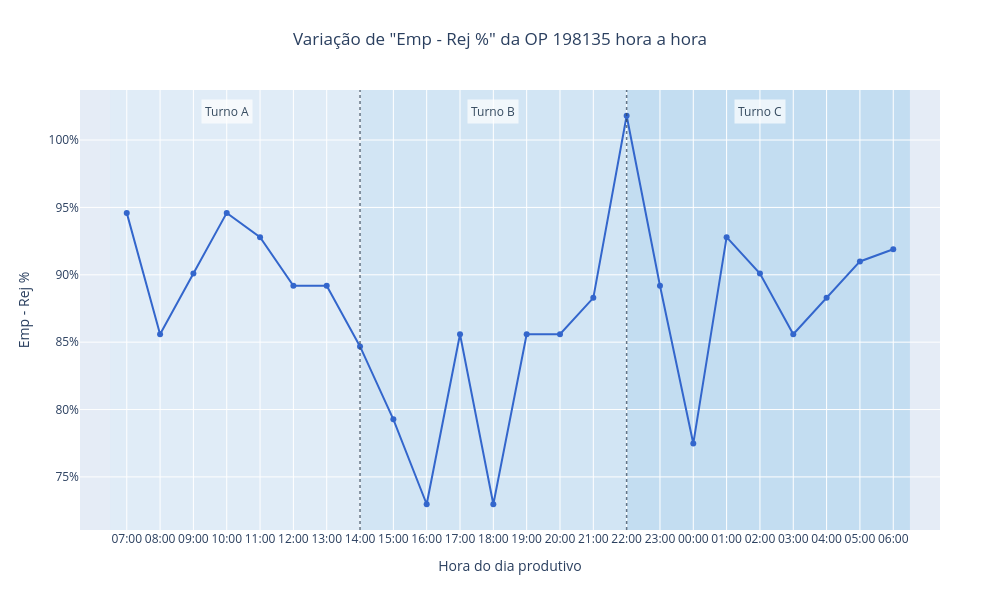
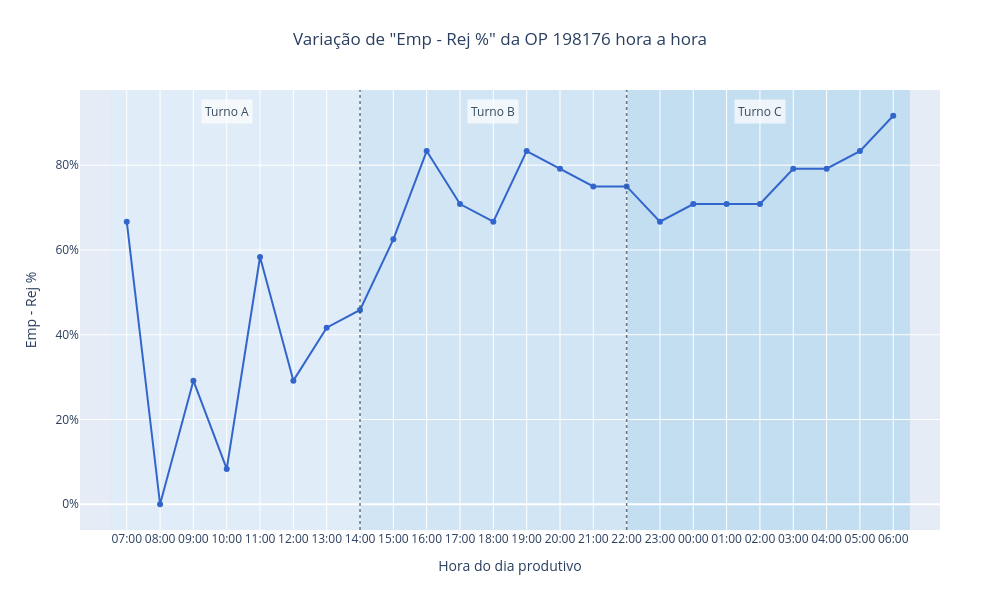
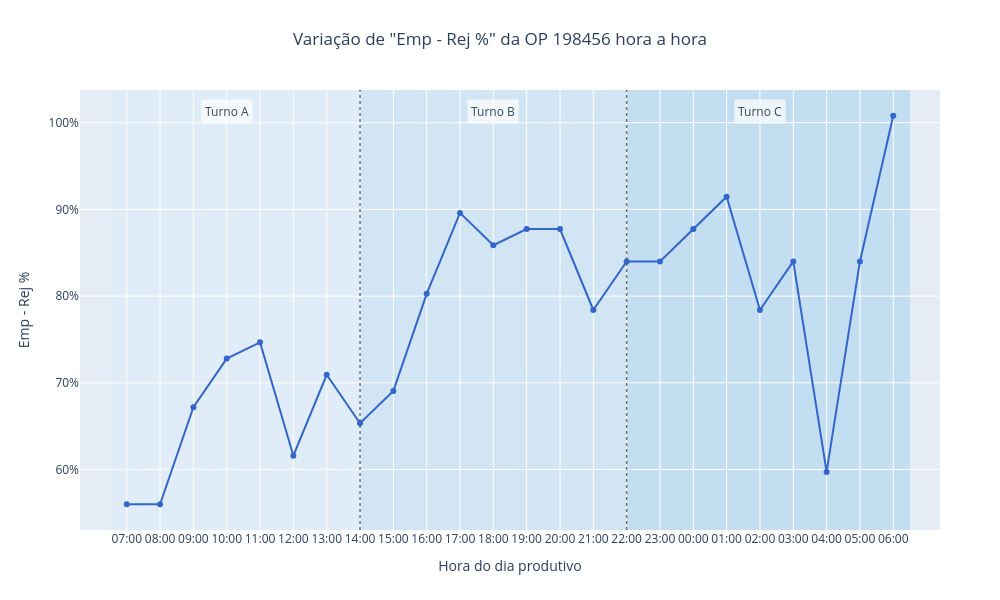
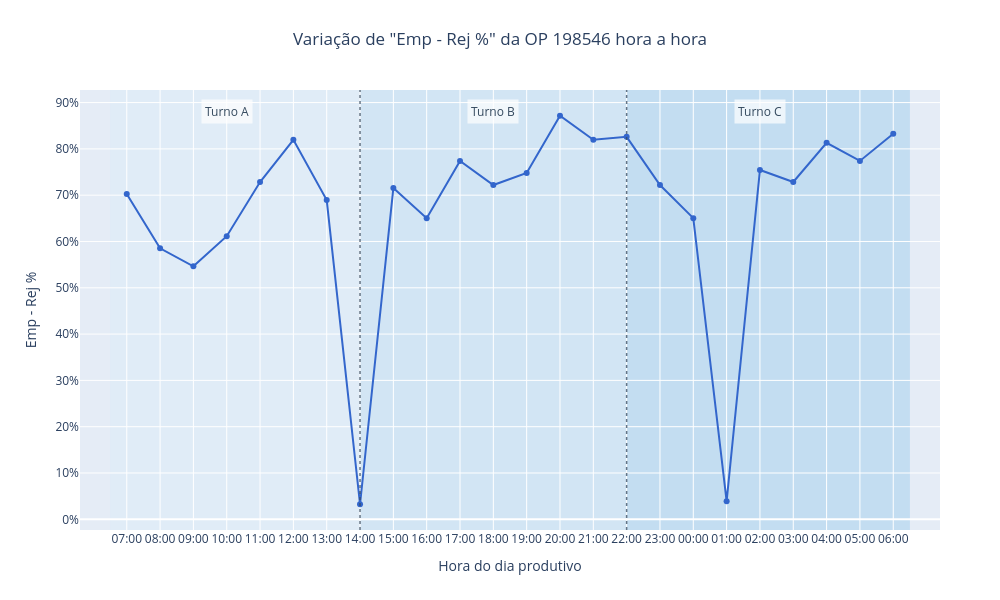

The notebook cell saved with these charts, in order:
### Code cell
# Ordena uma única vez, sem modificar o df original
df_analise = df.sort_values(
    "Data_Hora_Ordem_Producao"
)

# Turno, início, fim, posição do rótulo e cor
faixas_turnos = [
    ("Turno A", -0.5, 7, "10:00", "#D6EAF8"),
    ("Turno B", 7, 15, "18:00", "#AED6F1"),
    ("Turno C", 15, 23.5, "02:00", "#85C1E9"),
]

# Cria um gráfico para cada OP
for op_vertech, dados_op in df_analise.groupby("OP Vertech"):
    fig = px.line(
        dados_op,
        x="Hora_Producao",
        y="Emp - Rej %",
        markers=True,
        color_discrete_sequence=["#3366CC"],
        category_orders={
            "Hora_Producao": ORDEM_HORAS_PRODUCAO
        },
        title=(
            f'Variação de "Emp - Rej %" da '
            f"OP {op_vertech} hora a hora"
        ),
        labels={
            "Hora_Producao": "Hora do dia produtivo"
        },
        hover_data=[
            "OP Vertech",
            "Qtd Empacotado",
            "Rejeição %",
            "Qtd Rejeicao",
            "Objetivo %",
            "Qtd Objetivo",
        ],
    )

    # Adiciona as faixas e os rótulos dos turnos
    for turno, inicio, fim, hora_rotulo, cor in faixas_turnos:
        fig.add_vrect(
            x0=inicio,
            x1=fim,
            fillcolor=cor,
            opacity=0.35,
            line_width=0,
            layer="below",
        )

        fig.add_annotation(
            x=hora_rotulo,
            y=0.98,
            xref="x",
            yref="paper",
            text=turno,
            showarrow=False,
            font={
                "size": 12,
                "color": "#34495E",
            },
            bgcolor="rgba(255, 255, 255, 0.70)",
            borderpad=3,
        )

    # Linhas pontilhadas às 14h e às 22h
    for limite in (7, 15):
        fig.add_shape(
            type="line",
            x0=limite,
            x1=limite,
            y0=0,
            y1=1,
            xref="x",
            yref="paper",
            line={
                "color": "rgba(52, 73, 94, 0.75)",
                "width": 1.5,
                "dash": "dot",
            },
            layer="above",
        )

    fig.update_yaxes(
        tickformat=".0%"
    )

    fig.update_layout(
        title_x=0.5,
        height=600,
        width=1000,
        showlegend=False,
        margin={
            "l": 80,
            "r": 60,
            "t": 90,
            "b": 70,
        },
    )

    fig.show()

### Figure 1 — Plotly figure (JSON) as saved in the notebook; plotly's stock layout.template omitted (floating-point values rounded to 4 significant figures; data arrays with more than 128 entries replaced by an {"elided": "..."} marker saying what was removed)
{"data": [{"customdata": {"elided": "24x6 mixed values"}, "hovertemplate": "Hora do dia produtivo=%{x}<br>Emp - Rej %=%{y}<br>OP Vertech=%{customdata[0]}<br>Qtd Empacotado=%{customdata[1]}<br>Rejeição %=%{customdata[2]}<br>Qtd Rejeicao=%{customdata[3]}<br>Objetivo %=%{customdata[4]}<br>Qtd Objetivo=%{customdata[5]}<extra></extra>", "legendgroup": "", "line": {"color": "#3366CC", "dash": "solid"}, "marker": {"symbol": "circle"}, "mode": "lines+markers", "name": "", "orientation": "v", "showlegend": false, "type": "scatter", "x": ["07:00", "08:00", "09:00", "10:00", "11:00", "12:00", "13:00", "14:00", "15:00", "16:00", "17:00", "18:00", "19:00", "20:00", "21:00", "22:00", "23:00", "00:00", "01:00", "02:00", "03:00", "04:00", "05:00", "06:00"], "xaxis": "x", "y": [0.9459, 0.8559, 0.9009, 0.9459, 0.9279, 0.8919, 0.8919, 0.8468, 0.7928, 0.7297, 0.8559, 0.7297, 0.8559, 0.8559, 0.8829, 1.018, 0.8919, 0.7748, 0.9279, 0.9009, 0.8559, 0.8829, 0.9099, 0.9189], "yaxis": "y"}], "layout": {"annotations": [{"bgcolor": "rgba(255, 255, 255, 0.70)", "borderpad": 3, "font": {"color": "#34495E", "size": 12}, "showarrow": false, "text": "Turno A", "x": "10:00", "xref": "x", "y": 0.98, "yref": "paper"}, {"bgcolor": "rgba(255, 255, 255, 0.70)", "borderpad": 3, "font": {"color": "#34495E", "size": 12}, "showarrow": false, "text": "Turno B", "x": "18:00", "xref": "x", "y": 0.98, "yref": "paper"}, {"bgcolor": "rgba(255, 255, 255, 0.70)", "borderpad": 3, "font": {"color": "#34495E", "size": 12}, "showarrow": false, "text": "Turno C", "x": "02:00", "xref": "x", "y": 0.98, "yref": "paper"}], "height": 600, "legend": {"tracegroupgap": 0}, "margin": {"b": 70, "l": 80, "r": 60, "t": 90}, "shapes": [{"fillcolor": "#D6EAF8", "layer": "below", "line": {"width": 0}, "opacity": 0.35, "type": "rect", "x0": -0.5, "x1": 7, "xref": "x", "y0": 0, "y1": 1, "yref": "y domain"}, {"fillcolor": "#AED6F1", "layer": "below", "line": {"width": 0}, "opacity": 0.35, "type": "rect", "x0": 7, "x1": 15, "xref": "x", "y0": 0, "y1": 1, "yref": "y domain"}, {"fillcolor": "#85C1E9", "layer": "below", "line": {"width": 0}, "opacity": 0.35, "type": "rect", "x0": 15, "x1": 23.5, "xref": "x", "y0": 0, "y1": 1, "yref": "y domain"}, {"layer": "above", "line": {"color": "rgba(52, 73, 94, 0.75)", "dash": "dot", "width": 1.5}, "type": "line", "x0": 7, "x1": 7, "xref": "x", "y0": 0, "y1": 1, "yref": "paper"}, {"layer": "above", "line": {"color": "rgba(52, 73, 94, 0.75)", "dash": "dot", "width": 1.5}, "type": "line", "x0": 15, "x1": 15, "xref": "x", "y0": 0, "y1": 1, "yref": "paper"}], "showlegend": false, "title": {"text": "Variação de \"Emp - Rej %\" da OP 198135 hora a hora", "x": 0.5}, "width": 1000, "xaxis": {"anchor": "y", "categoryarray": ["07:00", "08:00", "09:00", "10:00", "11:00", "12:00", "13:00", "14:00", "15:00", "16:00", "17:00", "18:00", "19:00", "20:00", "21:00", "22:00", "23:00", "00:00", "01:00", "02:00", "03:00", "04:00", "05:00", "06:00"], "categoryorder": "array", "domain": [0, 1], "title": {"text": "Hora do dia produtivo"}}, "yaxis": {"anchor": "x", "domain": [0, 1], "tickformat": ".0%", "title": {"text": "Emp - Rej %"}}}}

### Figure 2 — Plotly figure (JSON) as saved in the notebook; plotly's stock layout.template omitted (floating-point values rounded to 4 significant figures; data arrays with more than 128 entries replaced by an {"elided": "..."} marker saying what was removed)
{"data": [{"customdata": {"elided": "24x6 mixed values"}, "hovertemplate": "Hora do dia produtivo=%{x}<br>Emp - Rej %=%{y}<br>OP Vertech=%{customdata[0]}<br>Qtd Empacotado=%{customdata[1]}<br>Rejeição %=%{customdata[2]}<br>Qtd Rejeicao=%{customdata[3]}<br>Objetivo %=%{customdata[4]}<br>Qtd Objetivo=%{customdata[5]}<extra></extra>", "legendgroup": "", "line": {"color": "#3366CC", "dash": "solid"}, "marker": {"symbol": "circle"}, "mode": "lines+markers", "name": "", "orientation": "v", "showlegend": false, "type": "scatter", "x": ["07:00", "08:00", "09:00", "10:00", "11:00", "12:00", "13:00", "14:00", "15:00", "16:00", "17:00", "18:00", "19:00", "20:00", "21:00", "22:00", "23:00", "00:00", "01:00", "02:00", "03:00", "04:00", "05:00", "06:00"], "xaxis": "x", "y": [0.6667, 0.0, 0.2917, 0.08333, 0.5833, 0.2917, 0.4167, 0.4583, 0.625, 0.8333, 0.7083, 0.6667, 0.8333, 0.7917, 0.75, 0.75, 0.6667, 0.7083, 0.7083, 0.7083, 0.7917, 0.7917, 0.8333, 0.9167], "yaxis": "y"}], "layout": {"annotations": [{"bgcolor": "rgba(255, 255, 255, 0.70)", "borderpad": 3, "font": {"color": "#34495E", "size": 12}, "showarrow": false, "text": "Turno A", "x": "10:00", "xref": "x", "y": 0.98, "yref": "paper"}, {"bgcolor": "rgba(255, 255, 255, 0.70)", "borderpad": 3, "font": {"color": "#34495E", "size": 12}, "showarrow": false, "text": "Turno B", "x": "18:00", "xref": "x", "y": 0.98, "yref": "paper"}, {"bgcolor": "rgba(255, 255, 255, 0.70)", "borderpad": 3, "font": {"color": "#34495E", "size": 12}, "showarrow": false, "text": "Turno C", "x": "02:00", "xref": "x", "y": 0.98, "yref": "paper"}], "height": 600, "legend": {"tracegroupgap": 0}, "margin": {"b": 70, "l": 80, "r": 60, "t": 90}, "shapes": [{"fillcolor": "#D6EAF8", "layer": "below", "line": {"width": 0}, "opacity": 0.35, "type": "rect", "x0": -0.5, "x1": 7, "xref": "x", "y0": 0, "y1": 1, "yref": "y domain"}, {"fillcolor": "#AED6F1", "layer": "below", "line": {"width": 0}, "opacity": 0.35, "type": "rect", "x0": 7, "x1": 15, "xref": "x", "y0": 0, "y1": 1, "yref": "y domain"}, {"fillcolor": "#85C1E9", "layer": "below", "line": {"width": 0}, "opacity": 0.35, "type": "rect", "x0": 15, "x1": 23.5, "xref": "x", "y0": 0, "y1": 1, "yref": "y domain"}, {"layer": "above", "line": {"color": "rgba(52, 73, 94, 0.75)", "dash": "dot", "width": 1.5}, "type": "line", "x0": 7, "x1": 7, "xref": "x", "y0": 0, "y1": 1, "yref": "paper"}, {"layer": "above", "line": {"color": "rgba(52, 73, 94, 0.75)", "dash": "dot", "width": 1.5}, "type": "line", "x0": 15, "x1": 15, "xref": "x", "y0": 0, "y1": 1, "yref": "paper"}], "showlegend": false, "title": {"text": "Variação de \"Emp - Rej %\" da OP 198176 hora a hora", "x": 0.5}, "width": 1000, "xaxis": {"anchor": "y", "categoryarray": ["07:00", "08:00", "09:00", "10:00", "11:00", "12:00", "13:00", "14:00", "15:00", "16:00", "17:00", "18:00", "19:00", "20:00", "21:00", "22:00", "23:00", "00:00", "01:00", "02:00", "03:00", "04:00", "05:00", "06:00"], "categoryorder": "array", "domain": [0, 1], "title": {"text": "Hora do dia produtivo"}}, "yaxis": {"anchor": "x", "domain": [0, 1], "tickformat": ".0%", "title": {"text": "Emp - Rej %"}}}}

### Figure 3 — Plotly figure (JSON) as saved in the notebook; plotly's stock layout.template omitted (floating-point values rounded to 4 significant figures; data arrays with more than 128 entries replaced by an {"elided": "..."} marker saying what was removed)
{"data": [{"customdata": {"elided": "24x6 mixed values"}, "hovertemplate": "Hora do dia produtivo=%{x}<br>Emp - Rej %=%{y}<br>OP Vertech=%{customdata[0]}<br>Qtd Empacotado=%{customdata[1]}<br>Rejeição %=%{customdata[2]}<br>Qtd Rejeicao=%{customdata[3]}<br>Objetivo %=%{customdata[4]}<br>Qtd Objetivo=%{customdata[5]}<extra></extra>", "legendgroup": "", "line": {"color": "#3366CC", "dash": "solid"}, "marker": {"symbol": "circle"}, "mode": "lines+markers", "name": "", "orientation": "v", "showlegend": false, "type": "scatter", "x": ["07:00", "08:00", "09:00", "10:00", "11:00", "12:00", "13:00", "14:00", "15:00", "16:00", "17:00", "18:00", "19:00", "20:00", "21:00", "22:00", "23:00", "00:00", "01:00", "02:00", "03:00", "04:00", "05:00", "06:00"], "xaxis": "x", "y": [0.56, 0.56, 0.672, 0.728, 0.7467, 0.616, 0.7093, 0.6533, 0.6907, 0.8027, 0.896, 0.8587, 0.8773, 0.8773, 0.784, 0.84, 0.84, 0.8773, 0.9147, 0.784, 0.84, 0.5973, 0.84, 1.008], "yaxis": "y"}], "layout": {"annotations": [{"bgcolor": "rgba(255, 255, 255, 0.70)", "borderpad": 3, "font": {"color": "#34495E", "size": 12}, "showarrow": false, "text": "Turno A", "x": "10:00", "xref": "x", "y": 0.98, "yref": "paper"}, {"bgcolor": "rgba(255, 255, 255, 0.70)", "borderpad": 3, "font": {"color": "#34495E", "size": 12}, "showarrow": false, "text": "Turno B", "x": "18:00", "xref": "x", "y": 0.98, "yref": "paper"}, {"bgcolor": "rgba(255, 255, 255, 0.70)", "borderpad": 3, "font": {"color": "#34495E", "size": 12}, "showarrow": false, "text": "Turno C", "x": "02:00", "xref": "x", "y": 0.98, "yref": "paper"}], "height": 600, "legend": {"tracegroupgap": 0}, "margin": {"b": 70, "l": 80, "r": 60, "t": 90}, "shapes": [{"fillcolor": "#D6EAF8", "layer": "below", "line": {"width": 0}, "opacity": 0.35, "type": "rect", "x0": -0.5, "x1": 7, "xref": "x", "y0": 0, "y1": 1, "yref": "y domain"}, {"fillcolor": "#AED6F1", "layer": "below", "line": {"width": 0}, "opacity": 0.35, "type": "rect", "x0": 7, "x1": 15, "xref": "x", "y0": 0, "y1": 1, "yref": "y domain"}, {"fillcolor": "#85C1E9", "layer": "below", "line": {"width": 0}, "opacity": 0.35, "type": "rect", "x0": 15, "x1": 23.5, "xref": "x", "y0": 0, "y1": 1, "yref": "y domain"}, {"layer": "above", "line": {"color": "rgba(52, 73, 94, 0.75)", "dash": "dot", "width": 1.5}, "type": "line", "x0": 7, "x1": 7, "xref": "x", "y0": 0, "y1": 1, "yref": "paper"}, {"layer": "above", "line": {"color": "rgba(52, 73, 94, 0.75)", "dash": "dot", "width": 1.5}, "type": "line", "x0": 15, "x1": 15, "xref": "x", "y0": 0, "y1": 1, "yref": "paper"}], "showlegend": false, "title": {"text": "Variação de \"Emp - Rej %\" da OP 198456 hora a hora", "x": 0.5}, "width": 1000, "xaxis": {"anchor": "y", "categoryarray": ["07:00", "08:00", "09:00", "10:00", "11:00", "12:00", "13:00", "14:00", "15:00", "16:00", "17:00", "18:00", "19:00", "20:00", "21:00", "22:00", "23:00", "00:00", "01:00", "02:00", "03:00", "04:00", "05:00", "06:00"], "categoryorder": "array", "domain": [0, 1], "title": {"text": "Hora do dia produtivo"}}, "yaxis": {"anchor": "x", "domain": [0, 1], "tickformat": ".0%", "title": {"text": "Emp - Rej %"}}}}

### Figure 4 — Plotly figure (JSON) as saved in the notebook; plotly's stock layout.template omitted (floating-point values rounded to 4 significant figures; data arrays with more than 128 entries replaced by an {"elided": "..."} marker saying what was removed)
{"data": [{"customdata": {"elided": "24x6 mixed values"}, "hovertemplate": "Hora do dia produtivo=%{x}<br>Emp - Rej %=%{y}<br>OP Vertech=%{customdata[0]}<br>Qtd Empacotado=%{customdata[1]}<br>Rejeição %=%{customdata[2]}<br>Qtd Rejeicao=%{customdata[3]}<br>Objetivo %=%{customdata[4]}<br>Qtd Objetivo=%{customdata[5]}<extra></extra>", "legendgroup": "", "line": {"color": "#3366CC", "dash": "solid"}, "marker": {"symbol": "circle"}, "mode": "lines+markers", "name": "", "orientation": "v", "showlegend": false, "type": "scatter", "x": ["07:00", "08:00", "09:00", "10:00", "11:00", "12:00", "13:00", "14:00", "15:00", "16:00", "17:00", "18:00", "19:00", "20:00", "21:00", "22:00", "23:00", "00:00", "01:00", "02:00", "03:00", "04:00", "05:00", "06:00"], "xaxis": "x", "y": [0.7024, 0.5854, 0.5463, 0.6114, 0.7285, 0.8195, 0.6894, 0.03252, 0.7154, 0.6504, 0.774, 0.722, 0.748, 0.8715, 0.8195, 0.826, 0.722, 0.6504, 0.03902, 0.7545, 0.7285, 0.813, 0.774, 0.8325], "yaxis": "y"}], "layout": {"annotations": [{"bgcolor": "rgba(255, 255, 255, 0.70)", "borderpad": 3, "font": {"color": "#34495E", "size": 12}, "showarrow": false, "text": "Turno A", "x": "10:00", "xref": "x", "y": 0.98, "yref": "paper"}, {"bgcolor": "rgba(255, 255, 255, 0.70)", "borderpad": 3, "font": {"color": "#34495E", "size": 12}, "showarrow": false, "text": "Turno B", "x": "18:00", "xref": "x", "y": 0.98, "yref": "paper"}, {"bgcolor": "rgba(255, 255, 255, 0.70)", "borderpad": 3, "font": {"color": "#34495E", "size": 12}, "showarrow": false, "text": "Turno C", "x": "02:00", "xref": "x", "y": 0.98, "yref": "paper"}], "height": 600, "legend": {"tracegroupgap": 0}, "margin": {"b": 70, "l": 80, "r": 60, "t": 90}, "shapes": [{"fillcolor": "#D6EAF8", "layer": "below", "line": {"width": 0}, "opacity": 0.35, "type": "rect", "x0": -0.5, "x1": 7, "xref": "x", "y0": 0, "y1": 1, "yref": "y domain"}, {"fillcolor": "#AED6F1", "layer": "below", "line": {"width": 0}, "opacity": 0.35, "type": "rect", "x0": 7, "x1": 15, "xref": "x", "y0": 0, "y1": 1, "yref": "y domain"}, {"fillcolor": "#85C1E9", "layer": "below", "line": {"width": 0}, "opacity": 0.35, "type": "rect", "x0": 15, "x1": 23.5, "xref": "x", "y0": 0, "y1": 1, "yref": "y domain"}, {"layer": "above", "line": {"color": "rgba(52, 73, 94, 0.75)", "dash": "dot", "width": 1.5}, "type": "line", "x0": 7, "x1": 7, "xref": "x", "y0": 0, "y1": 1, "yref": "paper"}, {"layer": "above", "line": {"color": "rgba(52, 73, 94, 0.75)", "dash": "dot", "width": 1.5}, "type": "line", "x0": 15, "x1": 15, "xref": "x", "y0": 0, "y1": 1, "yref": "paper"}], "showlegend": false, "title": {"text": "Variação de \"Emp - Rej %\" da OP 198546 hora a hora", "x": 0.5}, "width": 1000, "xaxis": {"anchor": "y", "categoryarray": ["07:00", "08:00", "09:00", "10:00", "11:00", "12:00", "13:00", "14:00", "15:00", "16:00", "17:00", "18:00", "19:00", "20:00", "21:00", "22:00", "23:00", "00:00", "01:00", "02:00", "03:00", "04:00", "05:00", "06:00"], "categoryorder": "array", "domain": [0, 1], "title": {"text": "Hora do dia produtivo"}}, "yaxis": {"anchor": "x", "domain": [0, 1], "tickformat": ".0%", "title": {"text": "Emp - Rej %"}}}}
